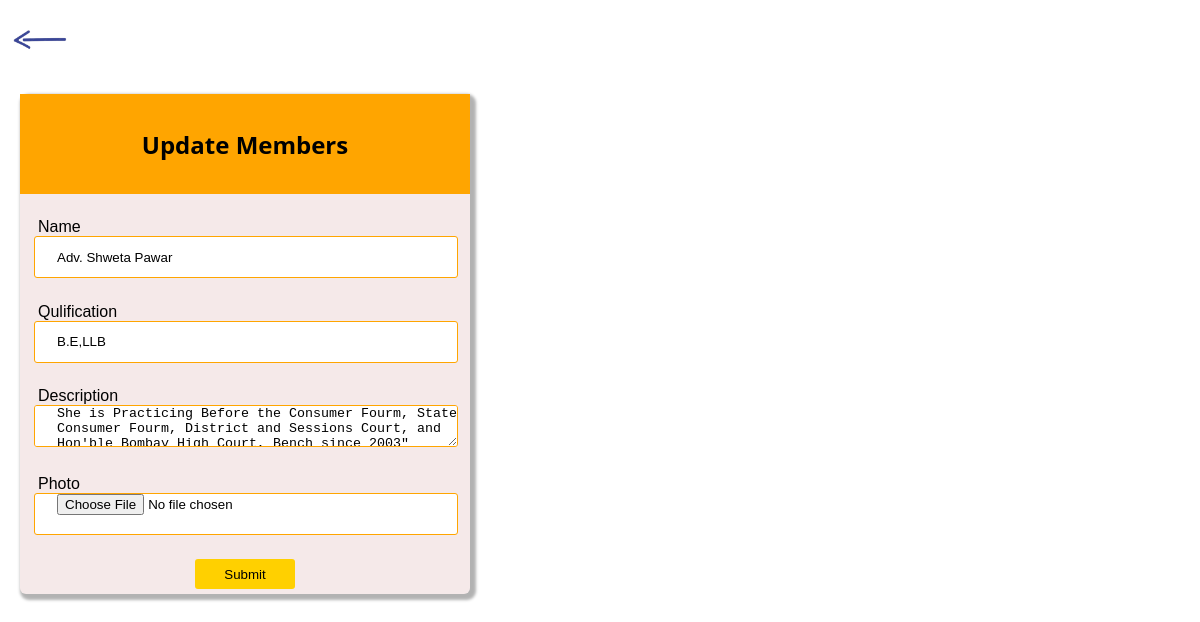
The page /update_team/24/ (signed in) on the database its author committed.
### vakilapp/models.py (models this page shows, shortened)
class Team_Member(models.Model):
    user=models.ForeignKey(User,on_delete=models.SET_NULL,null=True,blank=True)
    Image=models.ImageField(upload_to='Team_Photo')
    Name=models.CharField(max_length=122 ,null=True)
    Qualification=models.CharField(max_length=122 ,null=True)
    Description=models.CharField(max_length=1000 ,null=True)
    Email=models.CharField(max_length=122 ,null=True)

### vakilapp/views.py (the view, shortened to what this page needs)
# urls.py: path("update_team/<id>/",views.update_team,name='update_team'),
@login_required(login_url='admin_login')
def update_team(request,id):
    got_id=Team_Member.objects.get(id=id)
    context={'qurryset':got_id}
    return render(request, "admin_update.html",context)

### templates/admin_update.html (shortened to what this page needs)
{% extends "admin_base.html" %}
{% load static %}
{% block body %}
<a href="/admin_team" title="Back to Admin Team" class="back_to_team"><img src="{% static 'images/arrow.png' %}" alt="back_to_home" ></a>
<form action="" method="post" enctype="multipart/form-data">
    <div class="add_box">
        <div class="team_head">
            <h2>Update Members</h2>
        </div>
        <div>
            <label for="Name">Name</label><br>
            <input type="text" name="Name" placeholder="Enter Your Name" value="{{qurryset.Name}}">
        </div>
        <div>
            <label for="Qulification">Qulification</label><br>
            <input type="text" name="Qulification" placeholder="Enter Your Qulification" value="{{qurryset.Qualification}}">
        </div>
        <div>
            <label for="Description">Description</label><br>
            <textarea name="Description" id="" cols="30" rows="10">{{qurryset.Description}}"</textarea>
        </div>
        <div>
            <label for="Photo">Photo</label><br>
            <input type="file" name="Photo" placeholder="Upload Your Profile Photo">
        </div>
        <div class="class_submit">
            <button type="submit" onclick="update_member()">Submit</button>
        </div>
    </div>
</form>
{% endblock body %}

### static/css/admin_style.css (style rules this page uses)
* { margin: 0px; padding: 0px; }
html { overflow-x: hidden; }
h2,h3 { font-family: 'Open Sans', sans-serif; }
input { font-family: 'Montserrat', sans-serif; }
label { font-family:Arial, Helvetica, sans-serif }
.add_box { border-radius: 6px; width: 450px; height: 500px; display: flex; flex-direction: column; justify-content: space-between; background-color: rgb(245, 233, 233); margin: 20px 20px 20px 20px; box-shadow: 3px 3px 3px 3px rgba(0, 0, 0, 0.3); }
.team_head { display: flex; justify-content: center; align-items: center; background-color: orange; height: 100px; }
.add_box input , textarea { height: 40px; width: 400px; border: 0.5px solid orange; border-radius: 3px; padding-left: 5%; margin-left: 3%; background-color: white; }
.add_box label { padding-left: 4%; }
.class_submit { display: flex; align-items: center; justify-content: center; padding-bottom: 1%; }
.add_box button { width: 100px; height: 30px; background-color: rgb(255, 208, 0); border: 0px; border-radius: 3px; }
.search-container img , button { width: 30px; height: 30px; background-color: white; border: 1px solid white; cursor: pointer; justify-content: space-evenly; }
.back_to_team img { height: 60px; width: 60px; margin: 10px 0px 0px 10px; filter: hue-rotate(30deg); }

### rows shown on the page
Team_Member: Name "Adv. Shweta Pawar", Qulification "B.E,LLB", Description "She is Practicing Before the Consumer Fourm, State Consumer Fourm, District and Sessions Court, and Hon'ble Bombay High Court, Bench since 2003\""
